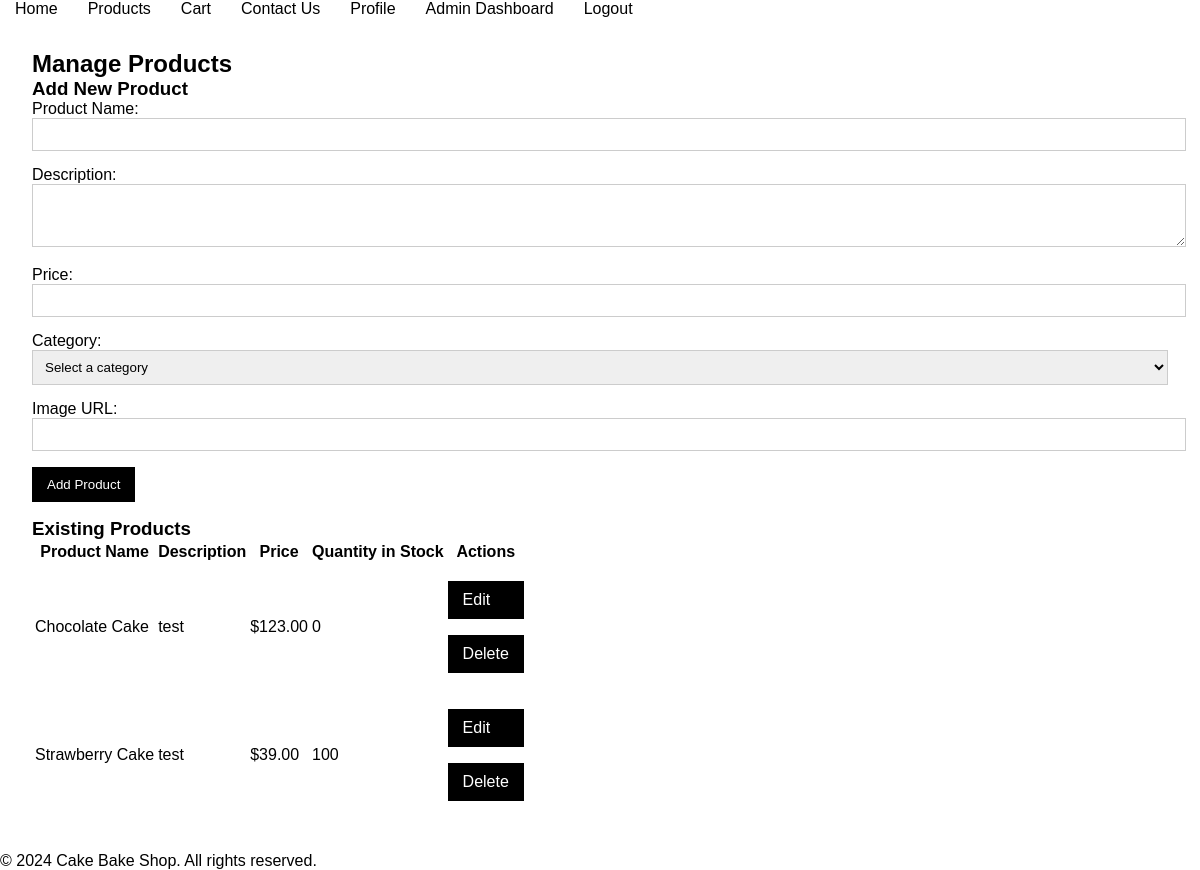
Screenshot of /manage_products.php (signed in) with the database file from the repository.
### tables this page shows
CREATE TABLE IF NOT EXISTS `products` (
  `id` int NOT NULL AUTO_INCREMENT,
  `name` varchar(100) NOT NULL,
  `description` text,
  `price` decimal(10,2) NOT NULL,
  `category_id` int DEFAULT NULL,
  `image_url` varchar(255) DEFAULT NULL,
  `created_at` timestamp NULL DEFAULT CURRENT_TIMESTAMP,
  PRIMARY KEY (`id`),
  KEY `idx_product_category` (`category_id`)
);

CREATE TABLE IF NOT EXISTS `inventory` (
  `id` int NOT NULL AUTO_INCREMENT,
  `product_id` int NOT NULL,
  `quantity_in_stock` int NOT NULL DEFAULT '0',
  PRIMARY KEY (`id`),
  KEY `idx_inventory_product` (`product_id`)
);

### app/classes/Product.php (called while the page is built, shortened)
<?php
require_once 'Database.php';
class Product {
    private $conn;
    private $table = 'products';
    public function __construct() {
        $database = new Database();
        $this->conn = $database->getConnection();
    }
    public function getAll() {
        $query = "SELECT * FROM " . $this->table;
        $stmt = $this->conn->prepare($query);
        $stmt->execute();
        return $stmt->fetchAll(PDO::FETCH_ASSOC);
    }
}
?>

### app/classes/Database.php (called while the page is built, shortened)
<?php
class Database {
    private $host = 'localhost';
    private $db_name = 'inventory_management_system';
    private $username = 'root';
    private $password = '';
    public function getConnection() {
        $this->conn = null;
        try {
            $this->conn = new PDO("mysql:host={$this->host};dbname={$this->db_name}", $this->username, $this->password);
            $this->conn->setAttribute(PDO::ATTR_ERRMODE, PDO::ERRMODE_EXCEPTION);
        } catch (PDOException $exception) {
            echo "Connection error: " . $exception->getMessage();
        }
        return $this->conn;
    }
}
?>

### app/controllers/ProductController.php (called while the page is built, shortened)
<?php
require_once '../app/classes/Product.php';
class ProductController {
    private $product;
    public function __construct() {
        $this->product = new Product();
    }
    public function getAllProducts() {
        return $this->product->getAll();
    }
}
?>

### app/classes/Inventory.php (called while the page is built, shortened)
<?php
require_once 'Database.php';
class Inventory {
    private $conn;
    private $table = 'inventory';
    public function __construct() {
        $database = new Database();
        $this->conn = $database->getConnection();
    }
    public function getStock($product_id) {
        $query = "SELECT quantity_in_stock FROM " . $this->table . " WHERE product_id = :product_id LIMIT 1";
        $stmt = $this->conn->prepare($query);
        $stmt->bindParam(':product_id', $product_id);
        $stmt->execute();
        return $stmt->fetchColumn();
    }
}
?>

### app/controllers/InventoryController.php (called while the page is built, shortened)
<?php
require_once '../app/classes/Inventory.php';
class InventoryController {
    private $inventory;
    public function __construct() {
        $this->inventory = new Inventory();
    }
    public function getStock($product_id) {
        return $this->inventory->getStock($product_id);
    }
}
?>

### public/manage_products.php (the view, shortened to what this page needs)
<?php include '../templates/header.php'; ?>
<?php include '../templates/navbar.php'; ?>
<?php
require_once '../app/controllers/ProductController.php';
require_once '../app/controllers/InventoryController.php';
$productController = new ProductController();
$inventoryController = new InventoryController();
$products = $productController->getAllProducts();
?>
<div class="container">
    <h2>Manage Products</h2>
    <form id="addProductForm" action="process_add_product.php" method="POST">
        <h3>Add New Product</h3>
        <div class="form-group">
            <label for="product_name">Product Name:</label>
            <input type="text" id="product_name" name="product_name" required>
        </div>
        <div class="form-group">
            <label for="description">Description:</label>
            <textarea id="description" name="description" rows="3" required></textarea>
        </div>
        <div class="form-group">
            <label for="price">Price:</label>
            <input type="number" id="price" name="price" step="0.01" required>
        </div>
        <div class="form-group">
            <label for="category_id">Category:</label>
            <select id="category_id" name="category_id" required>
                <option value="">Select a category</option>
            </select>
        </div>
        <div class="form-group">
            <label for="image_url">Image URL:</label>
            <input type="text" id="image_url" name="image_url" required>
        </div>
        <button type="submit" class="btn-primary">Add Product</button>
    </form>
    <h3>Existing Products</h3>
    <table>
        <thead>
            <tr>
                <th>Product Name</th>
                <th>Description</th>
                <th>Price</th>
                <th>Quantity in Stock</th>
                <th>Actions</th>
            </tr>
        </thead>
        <tbody>
            <?php foreach ($products as $prod): ?>
                <tr>
                    <td><?php echo htmlspecialchars($prod['name']); ?></td>
                    <td><?php echo htmlspecialchars($prod['description']); ?></td>
                    <td>$<?php echo number_format($prod['price'], 2); ?></td>
                    <td>
                        <?php
                        $stock = $inventoryController->getStock($prod['id']);
                        echo htmlspecialchars($stock);
                        ?>
                    </td>
                    <td>
                        <a href="edit_product.php?id=<?php echo $prod['id']; ?>" class="btn-secondary">Edit</a>
                        <a href="delete_product.php?id=<?php echo $prod['id']; ?>" class="btn-secondary" onclick='return confirm("Are you sure you want to delete this product?");'>Delete</a>
                    </td>
                </tr>
            <?php endforeach; ?>
        </tbody>
    </table>
</div>
<?php include '../templates/footer.php'; ?>

### public/css/styles.css (style rules this page uses)
body, h1, h2, h3, p { margin: 0; padding: 0; font-family: Arial, sans-serif; }
body { background-color: #fff; color: #000; }
.container { padding: 1rem; margin: 1rem; }
.form-group { margin-bottom: 15px; }
.form-group label { display: block; }
.form-group input, .form-group textarea, .form-group select { width: 100%; padding: 8px; border: 1px solid #ccc; }
.btn-primary, .btn-secondary { display: flex; background-color: #000; color: #fff; padding: 10px 15px; margin-top: 1rem; margin-bottom: 1rem; border: none; cursor: pointer; text-decoration: none; }

### rows the page displays
products: name "Chocolate Cake", description "test", price "123.00", id.quantity_in_stock "0"
products: name "Strawberry Cake", description "test", price "39.00", id.quantity_in_stock "100"
